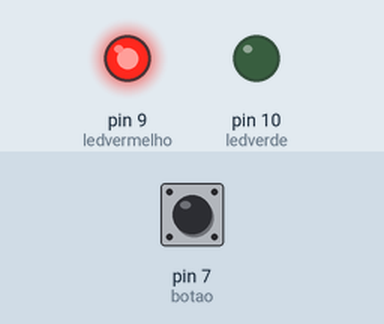
This sketch was run on a simulated Arduino Uno, built with avr-gcc and run on an emulated ATmega328P. On the bench: output pins drawn as LEDs (lit = HIGH). Inputs (shaded band) come from the test bench; at power-on: pin 7 (botao) LOW.

Above: at 1.2 s.
1.3 s: pin 7 (botao) pulled HIGH for 0.15 s
At 1.37 s:
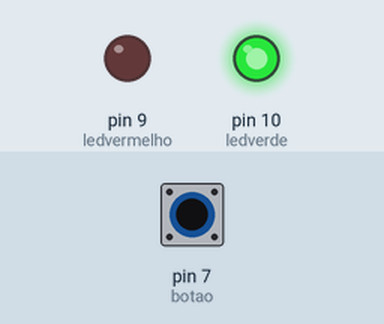
2.9 s: pin 7 (botao) pulled HIGH for 3.2 s
At 7.5 s:
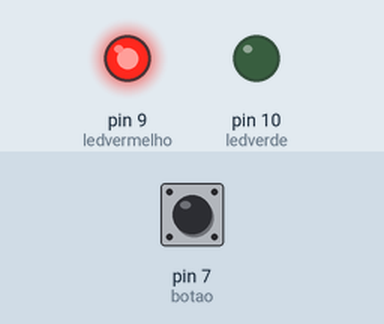
Timing chart, 0 to 9.0 s (numbered marks = the images above; inputs shaded):
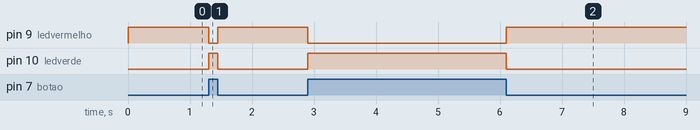

The sketch:

Leitura_digital_led_pulldown.ino
```cpp
//uso do metodo pull_down para acionamento de um botao, com resistor externo 1Kohm


#define ledverde 10
#define  ledvermelho 9
#define botao 7


void setup(){
  pinMode(ledverde,OUTPUT);
  pinMode(ledvermelho,OUTPUT);
  pinMode(botao,INPUT);
}


void loop(){
	int estadobotao;
  	estadobotao = digitalRead(botao);

  	digitalWrite(ledverde,estadobotao);
  	digitalWrite(ledvermelho,!estadobotao);

}
```

Measured:
- after the input at 1.3 s, pin 9 (ledvermelho): HIGH → LOW at once, → HIGH 0.15 s later; pin 10 (ledverde): LOW → HIGH at once, → LOW 0.15 s later
- after the input at 2.9 s, pin 9 (ledvermelho): HIGH → LOW at once, → HIGH 3.2 s later; pin 10 (ledverde): LOW → HIGH at once, → LOW 3.2 s later
